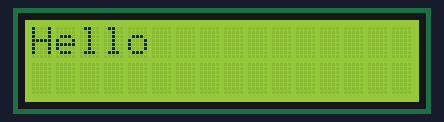
This sketch was run on a simulated Arduino Uno, built with avr-gcc and run on an emulated ATmega328P. Parts: 16×2 character LCD.

Above: at 0.1 s.
At 3.1 s:
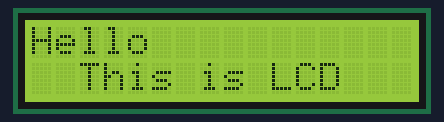
At 6.1 s:
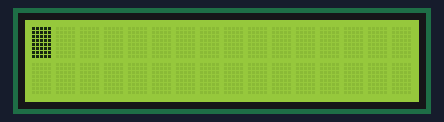
At 10.1 s:
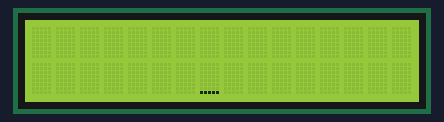

The sketch:

LcdDisplay.ino
```cpp
#include <LiquidCrystal.h>

LiquidCrystal lcd(1,2, 4, 5, 6,7);
/* A simple program to sequentially turn on and turn off 3 LEDs */

void setup() {
  lcd.begin(16,2);
}


void loop() {
  lcd.print("Hello");
  delay(3000);

  lcd.setCursor(2,1);
  lcd.print("This is LCD");
  delay(3000);

  lcd.clear();

  lcd.blink();
  delay(4000);

  lcd.setCursor(7,1);

  lcd.noBlink();

  lcd.cursor();
  delay(4000);
  lcd.noCursor();

  lcd.clear();

}
```

Measured:
- by itself, everything shown: repeats every 14.0 s, in 5 steps
- what the display in image 1 shows lasts 3.0 s, from 3.1 s to 6.1 s
- what the display in image 2 shows lasts 4.0 s, from 6.1 s to 10.1 s
